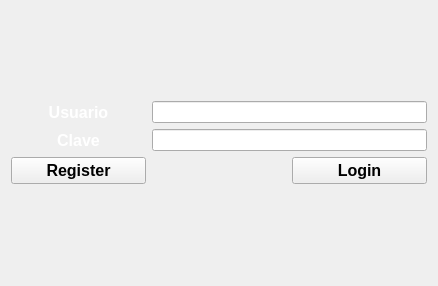
<?xml version="1.0" encoding="UTF-8"?>
<ui version="4.0">
 <class>Login</class>
 <widget class="QWidget" name="Login">
  <property name="geometry">
   <rect>
    <x>0</x>
    <y>0</y>
    <width>438</width>
    <height>286</height>
   </rect>
  </property>
  <property name="windowTitle">
   <string>Login</string>
  </property>
  <layout class="QGridLayout" name="gridLayout_2">
   <item row="0" column="1">
    <layout class="QGridLayout" name="gridLayout">
     <item row="2" column="0">
      <widget class="QLabel" name="lClave">
       <property name="font">
        <font>
         <pointsize>12</pointsize>
         <bold>true</bold>
        </font>
       </property>
       <property name="styleSheet">
        <string notr="true">color: white;</string>
       </property>
       <property name="text">
        <string>Clave</string>
       </property>
       <property name="alignment">
        <set>Qt::AlignCenter</set>
       </property>
      </widget>
     </item>
     <item row="0" column="0">
      <widget class="QLabel" name="lUsuario">
       <property name="font">
        <font>
         <pointsize>12</pointsize>
         <bold>true</bold>
        </font>
       </property>
       <property name="styleSheet">
        <string notr="true">color: white;</string>
       </property>
       <property name="text">
        <string>Usuario</string>
       </property>
       <property name="alignment">
        <set>Qt::AlignCenter</set>
       </property>
      </widget>
     </item>
     <item row="0" column="1" colspan="2">
      <widget class="QLineEdit" name="leUsuario"/>
     </item>
     <item row="2" column="1" colspan="2">
      <widget class="QLineEdit" name="leClave"/>
     </item>
     <item row="4" column="0">
      <widget class="QPushButton" name="pbRegistrarse">
       <property name="font">
        <font>
         <pointsize>12</pointsize>
         <bold>true</bold>
        </font>
       </property>
       <property name="text">
        <string>Register</string>
       </property>
      </widget>
     </item>
     <item row="4" column="2">
      <widget class="QPushButton" name="pbIngresar">
       <property name="font">
        <font>
         <pointsize>12</pointsize>
         <bold>true</bold>
        </font>
       </property>
       <property name="text">
        <string>Login</string>
       </property>
      </widget>
     </item>
    </layout>
   </item>
  </layout>
 </widget>
 <resources/>
 <connections/>
</ui>
